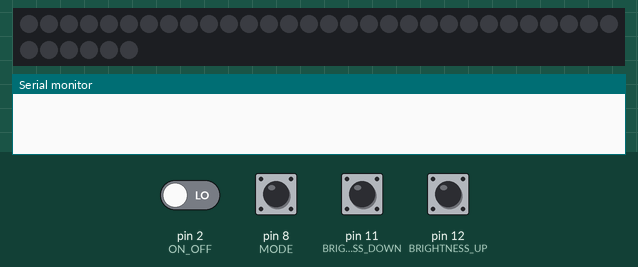
Simulated run of this sketch. Board: Arduino Uno, built with avr-gcc and run on an emulated ATmega328P. On the bench: 36 RGB LEDs in strip order, left to right, continuing on the next row, the last lines printed to the serial monitor. The test bench sets the inputs (shaded band); at power-on: pin 2 (ON_OFF), pin 8 (MODE), pin 11 (BRIGHTNESS_DOWN), pin 12 (BRIGHTNESS_UP) LOW. Dim RGB values are drawn brighter than linear.

Above: at 1.2 s.
1.3 s: pin 2 (ON_OFF) driven HIGH
At 4.1 s:
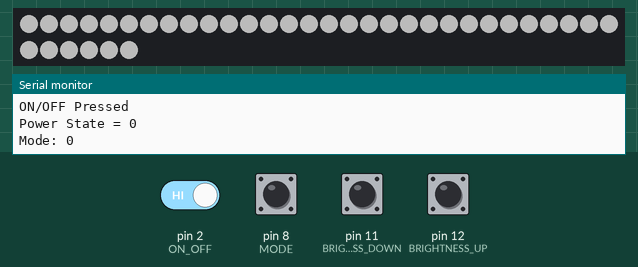
4.2 s: pin 8 (MODE) pulled HIGH for 0.25 s
At 5.7 s:
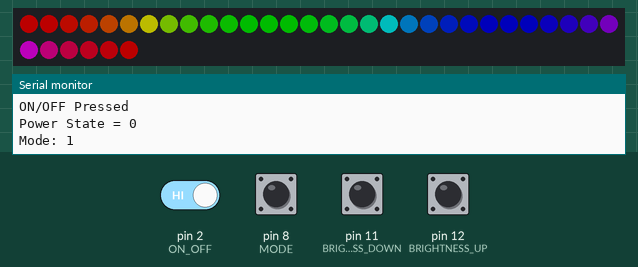
7.4 s: pin 11 (BRIGHTNESS_DOWN) pulled HIGH for 1 s
At 9.36 s:
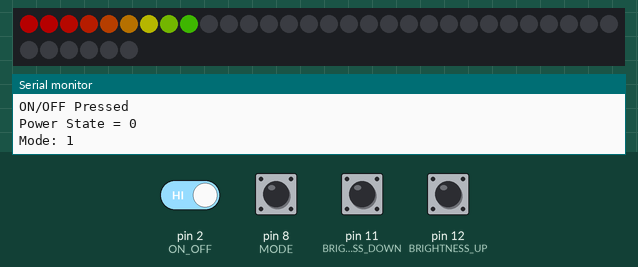
9.9 s: pin 2 (ON_OFF) driven LOW
12.2 s: pin 8 (MODE) pulled HIGH for 1 s
At 13.0 s:
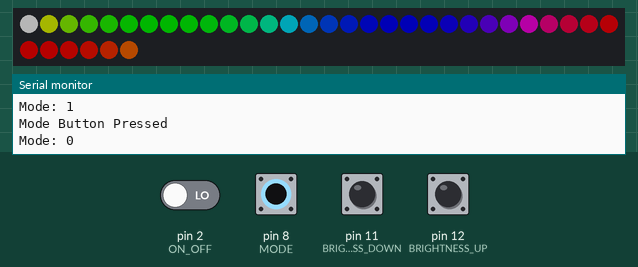
14.7 s: pin 8 (MODE) pulled HIGH for 1 s
At 16.33 s:
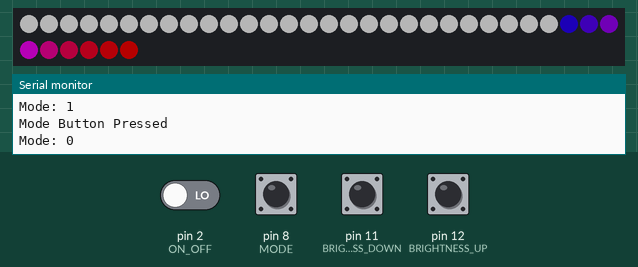
Timing chart, 0 to 17.8 s (numbered marks = the images above; inputs shaded):
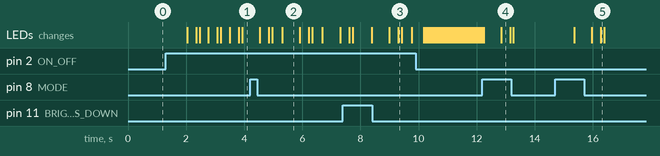

The sketch:

shipping-table-light.ino
```cpp
// Shipping Table NeoPixel Light Controller
// By: Todd Farr

#include <Adafruit_NeoPixel.h>

#define ON_OFF           2
#define LEFT_LIGHT       5
#define RIGHT_LIGHT      6
#define MODE             8
#define BRIGHTNESS_DOWN  11
#define BRIGHTNESS_UP    12

#define RIGHT_LIGHT_LED_COUNT    36

// Varaibles
int mode = 0;
int powerState = 0;
int brightness = 75;

// Constants
const int MAX_BRIGHTNESS = 250;
const int BUTTON_DEBOUNCE = 300;
const int BRIGHTNESS_ADDER = 10;
const int NUM_MODES = 2;

// Neopixel Class Instance
Adafruit_NeoPixel strip(RIGHT_LIGHT_LED_COUNT, RIGHT_LIGHT, NEO_GRBW + NEO_KHZ800);

void setup() {
  Serial.begin(9600);

  // NeoPixel Setup
  strip.begin();
  strip.show();
  strip.setBrightness(brightness);

  // Pin Modes
  pinMode(MODE, INPUT);
  pinMode(ON_OFF, INPUT);
  pinMode(BRIGHTNESS_UP, INPUT);
  pinMode(BRIGHTNESS_DOWN, INPUT);
}

void loop() {
  // ON/OFF Button Handling, need delays for momentary action
  if ((digitalRead(ON_OFF) == 1) && (powerState == 0)) {
    powerState = 1;
    Serial.println("ON/OFF Pressed");
    Serial.println("Power State = 1");
    Serial.print("Mode: "); Serial.println(mode);
    delay(BUTTON_DEBOUNCE);
  } else if ((digitalRead(ON_OFF) == 1) && (powerState == 1)) {
    powerState = 0;
    Serial.println("ON/OFF Pressed");
    Serial.println("Power State = 0");
    Serial.print("Mode: "); Serial.println(mode);
    delay(BUTTON_DEBOUNCE);
  }

  // BRIGHTNESS Buttons Handling
  if (digitalRead(BRIGHTNESS_UP) == 1) {
    Serial.println("Brightness UP Pressed");
    if (brightness < MAX_BRIGHTNESS) {
      brightness += BRIGHTNESS_ADDER;
      strip.setBrightness(brightness);
      delay(BUTTON_DEBOUNCE);
    }
  }
  if (digitalRead(BRIGHTNESS_DOWN) == 1) {
    Serial.println("Brightness DOWN Pressed");
    if (brightness >= 40) {
      brightness -= BRIGHTNESS_ADDER;
      strip.setBrightness(brightness);
      delay(BUTTON_DEBOUNCE);
    }
  }

  // Mode Button Handling
  if (digitalRead(MODE) == 1) {
    Serial.println("Mode Button Pressed");
    if (++mode > (NUM_MODES-1)) mode = 0;
    Serial.print("Mode: "); Serial.println(mode);
    delay(BUTTON_DEBOUNCE);
  }

  // Run Lights in whatever mode is selected
  if (powerState == 1) { // Lights should be on
    switch (mode) {
      case 0:
        colorWipe(strip.Color(  0,   0,   0, 255), 10, 0); // True white (not RGB white)
        break;
      case 1:
        rainbow(10);
        break;
       }
   } else {
   colorWipe(strip.Color(  0,   0,   0,   0), 10, 1); // Turn off the lights all of the lights...
  }
}

// Rainbow cycle along whole strip. Pass delay time (in ms) between frames.
void rainbow(int wait) {
  for(long firstPixelHue = 0; firstPixelHue < 3*65536; firstPixelHue += 256) {
    for(int i=0; i<strip.numPixels(); i++) {
      int pixelHue = firstPixelHue + (i * 65536L / strip.numPixels());
      strip.setPixelColor(i, strip.gamma32(strip.ColorHSV(pixelHue)));
    }
    strip.show();
    delay(wait);
    if ((digitalRead(MODE) == 1) || (digitalRead(ON_OFF) == 1)) {
      delay(BUTTON_DEBOUNCE);
      return;
    }
  }
}

void colorWipe(uint32_t color, int wait, int dir) {
  for(int i=0; i<strip.numPixels(); i++) {
    if (dir == 0) {
      strip.setPixelColor(i, color);
    } else {
      strip.setPixelColor((strip.numPixels() - 1) - i, color);
    }
    strip.show();
    delay(wait);
  }
}
```

Measured:
- after the input at 1.3 s, the LEDs: first change after 0.73 s (image 1 shows a later state)
- after the input at 14.7 s, the LEDs: first change after 0.65 s (image 5 shows a later state)
